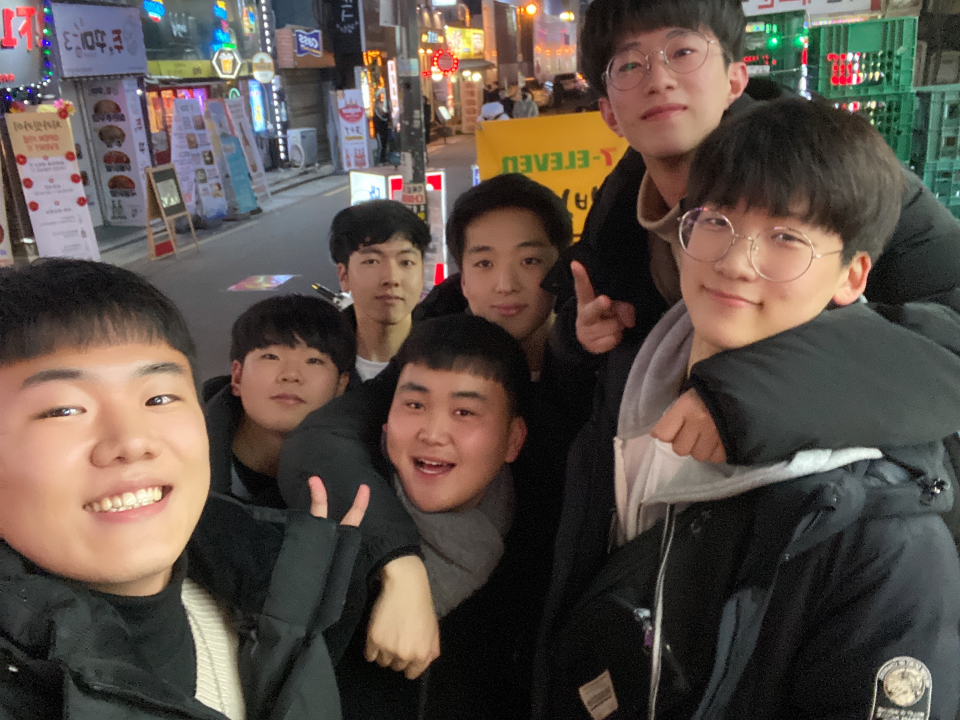
#> input picture ikhyo opencv 4.3예제/friends.jpeg, 2880 x 2160 px (shown at 1/3 size)
$ python detect_face.py
#> lines starting #> are read from the running program, lines starting #| are printed output that depends on the picture; after the words box and inside, x2 and y2 are one past the last pixel; in counts of white or black regions, pixels touching at a corner belong together
import cv2

p="./friends.jpeg"
image=cv2.imread(p)
#> image is the input picture: shape (2160, 2880, 3); mean B, G, R 72.6, 80, 91.2
resize=cv2.resize(image,(1024,768))
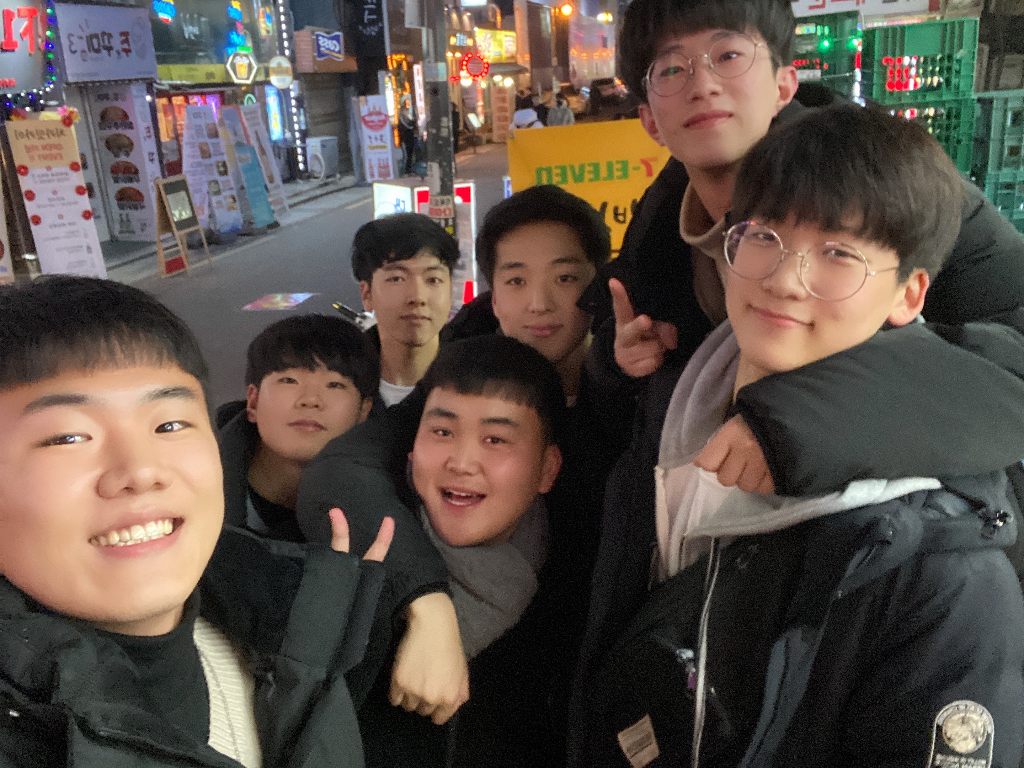
#> resize: shape (768, 1024, 3); mean B, G, R 72.5, 79.9, 91.1
gray=cv2.cvtColor(resize,cv2.COLOR_BGR2GRAY)
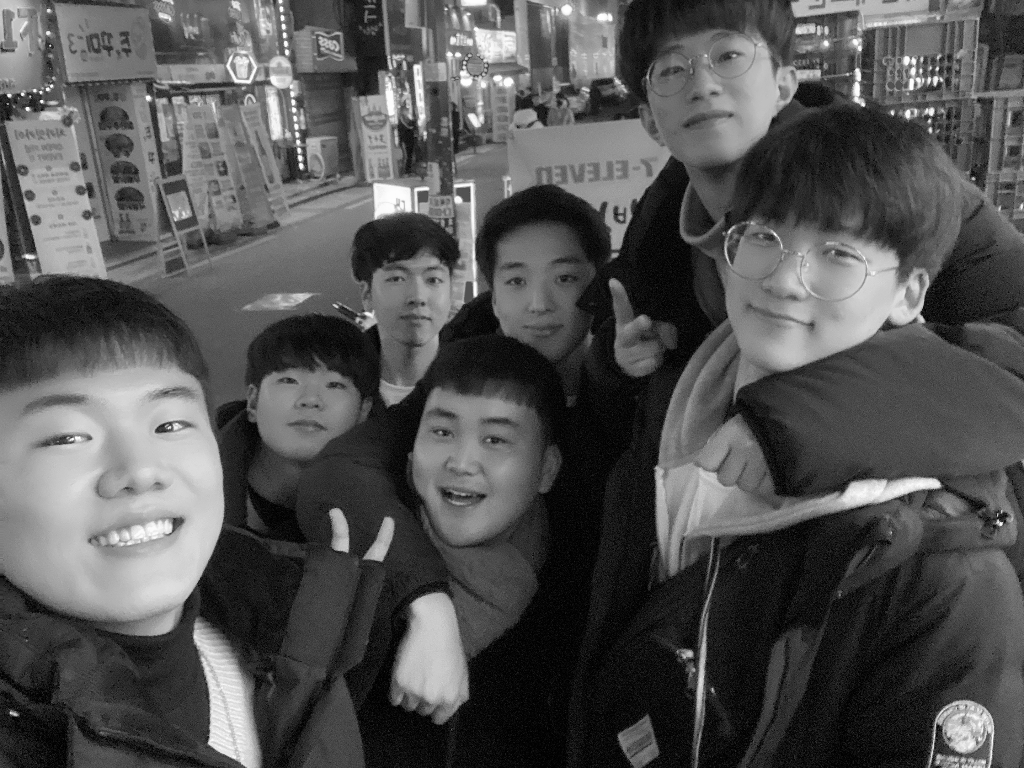
#> gray: shape (768, 1024); min 0, max 255, mean 82.4
detector=cv2.CascadeClassifier('haarcascade_frontface.xml')
rects=detector.detectMultiScale(gray,scaleFactor=1.05,minNeighbors=9,minSize=(40,40),flags=cv2.CASCADE_SCALE_IMAGE)
#> rects = [[371, 243, 91, 91], [480, 232, 118, 118], [251, 337, 115, 115], [634, 11, 144, 144], [391, 373, 160, 160], [13, 337, 239, 239]]
print("[INFO] detect {} faces".format(len(rects)))
#| [INFO] detect 6 faces
for(x,y,w,h) in rects:
	cv2.rectangle(resize,(x,y),(x+w,y+h),(0,255,0),2)
#> this loop made 6 passes
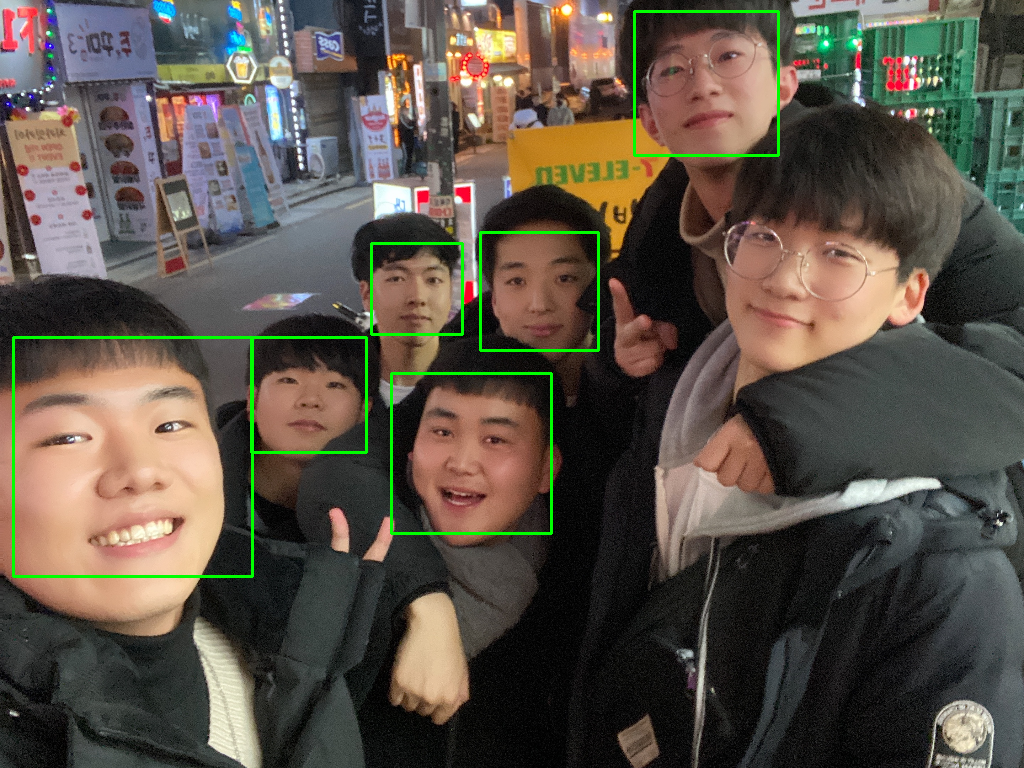
#> resize: shape (768, 1024, 3); 1.29% of pixels changed, all inside (x1, y1, x2, y2) = (12, 10, 780, 578)
cv2.imshow("FACES",resize)
cv2.waitKey(0)
#> (the run stopped early here; a loop or call above may not have finished)

$ run again, with ikhyo opencv 4.3예제/bg.jpeg copied over ikhyo opencv 4.3예제/friends.jpeg
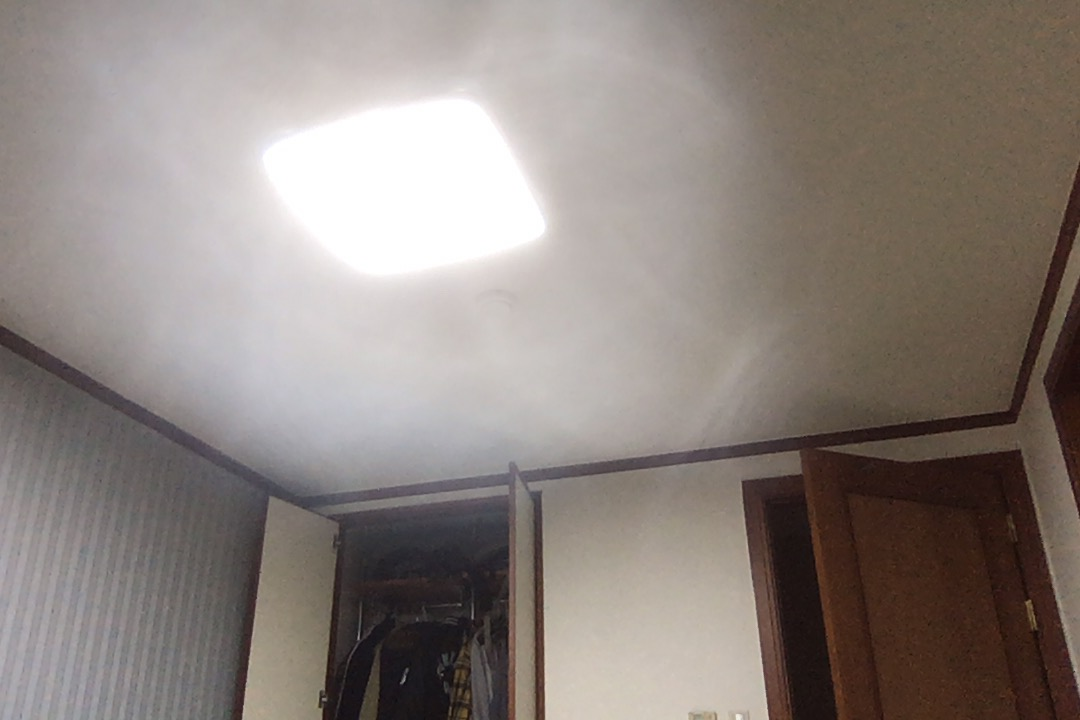
#> input picture ikhyo opencv 4.3예제/bg.jpeg, 1080 x 720 px
#> image is the input picture: shape (720, 1080, 3); mean B, G, R 126, 131.3, 140.6
#> `resize=cv2.resize(image,(1024,768))`:
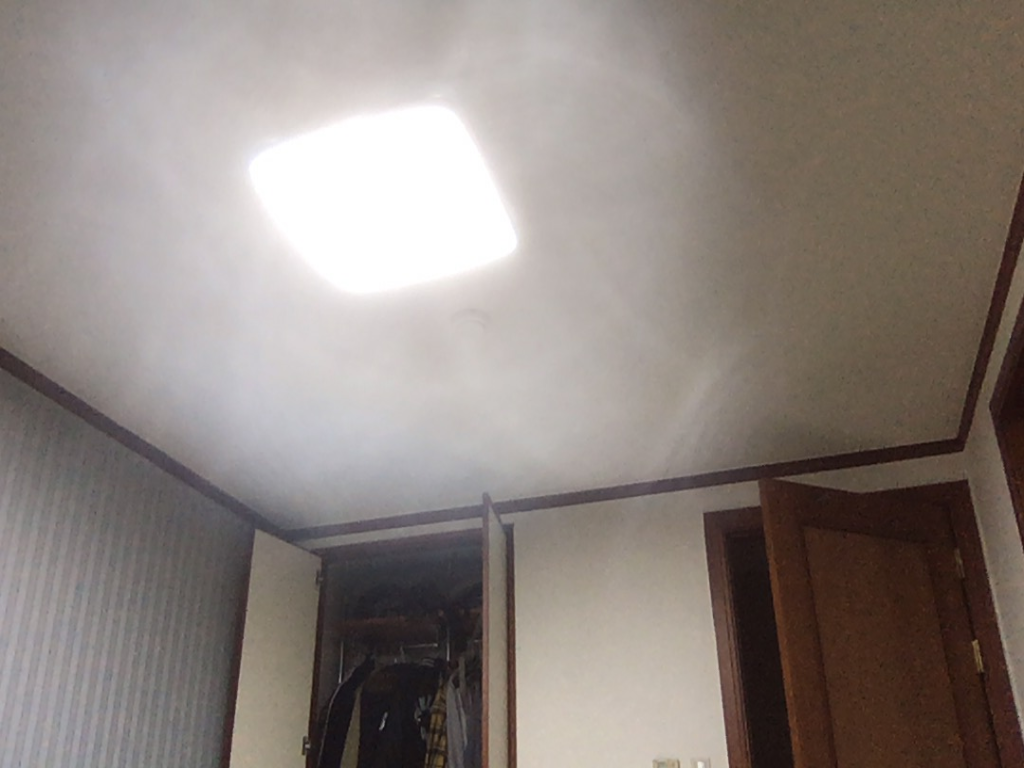
#> resize: shape (768, 1024, 3); mean B, G, R 125.9, 131.2, 140.5
#> `gray=cv2.cvtColor(resize,cv2.COLOR_BGR2GRAY)`:
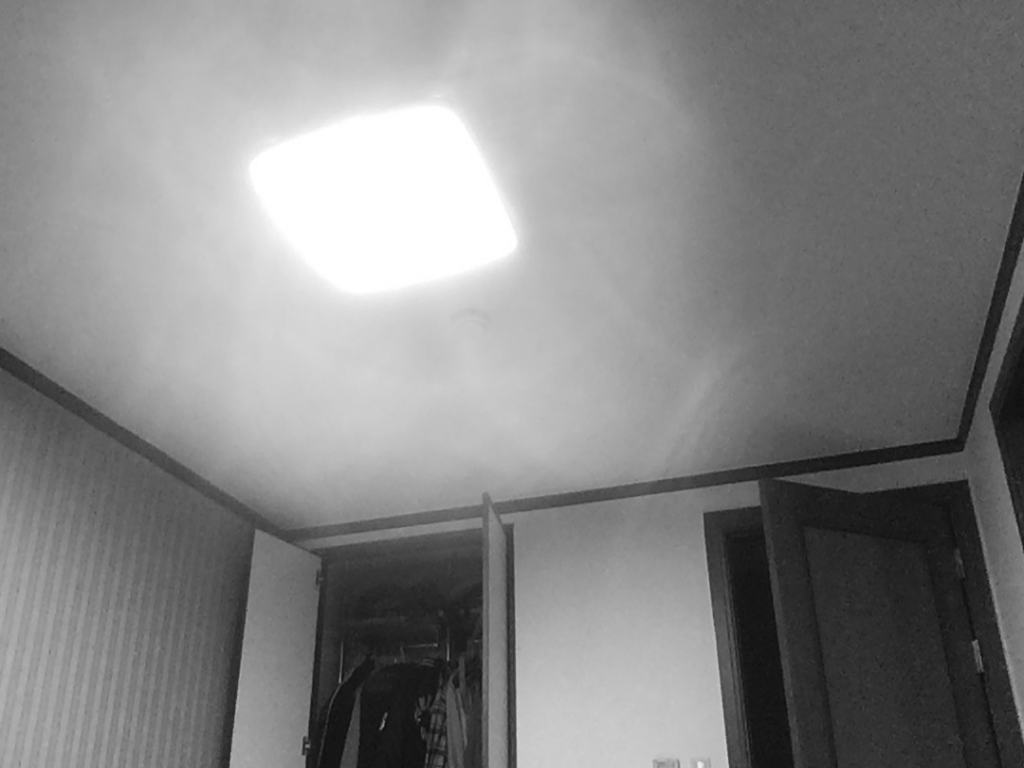
#> gray: shape (768, 1024); min 13, max 255, mean 133.4
#> rects = ()
#| [INFO] detect 0 faces
